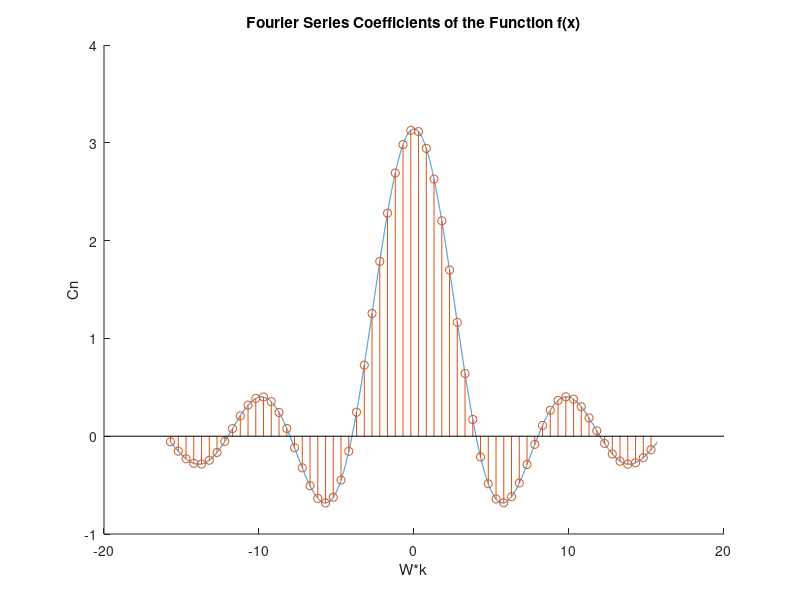

Source code (MATLAB):
%Author: José Mata (JMata28)
%The purpose of the following script of code is to simulate the 
%Fourier Transform of the function f(x) in slide 19. 
%After some derivation, the equation for Cn was found to be Cn=(Tp/T)sinc((n*Tp)/T).
%The Fourier Transform is the multiplicxation of Cn times the period T. 

T = 4*pi;               %Define the period T of the function
Tp= pi;                 %Define the width of the "box" in the function to be pi
W0 = (2*pi)/T;          %Define the frequency W0 of the function
k = -5*pi:W0:5*pi;      %Define the vector from -5pi to 5pi
h = -5*pi:0.001:5*pi;   %Define a vector with the range of k but with many other points so that the plot 
                        %is continuous.

FT = (Tp)*sinc((h*Tp)/T);   %Calculate the Fourier Transform of the function with thousands of points
Cn = (Tp)*sinc((k*Tp)/T);   %Calculate the Fourier Series Coefficients with a lower number of points that depend on Wo

%Plots both lines in the graph. 
figure(1)
hold on;
plot(h, FT);
stem(k, Cn);
title('Fourier Series Coefficients of the Function f(x)');
xlabel('W*k');
ylabel('Cn');
hold off; 
